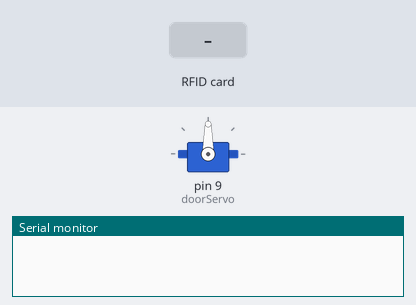
The sketch below on a simulated Arduino Uno, built with avr-gcc and run on an emulated ATmega328P. Parts: servo, the last lines printed to the serial monitor. The inputs (shaded band) are chosen by the test bench.

Above: at 1.2 s.
1.3 s: RFID card 5E 7A 19 C4 held to the reader
At 3.3 s:
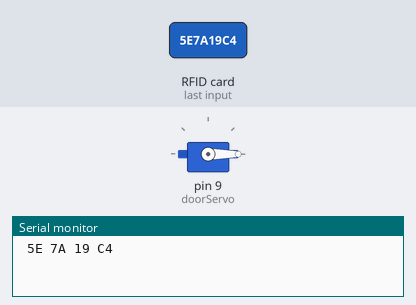
Timing chart, 0 to 4.8 s (numbered marks = the images above; inputs shaded):
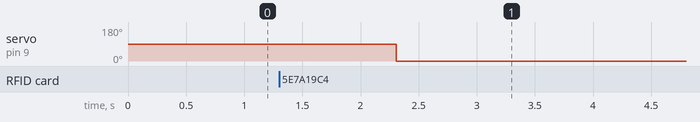

Measured:
- after the input at 1.3 s, servo on pin 9 (doorServo): 90° → 0° after 1.0 s

The sketch:

Main.ino
```cpp
#include <SPI.h>
#include <MFRC522.h>
#include <Servo.h>

#define SS_PIN 10
#define RST_PIN 7

MFRC522 rfid(SS_PIN, RST_PIN); // Instance of the class
MFRC522::MIFARE_Key key;

Servo doorServo; // Create a servo object to control the door

bool doorOpen = false; // Flag to keep track of the door state

void setup() {
  Serial.begin(9600);
  doorServo.attach(9); // Attaches the servo to pin 9
  SPI.begin(); // Init SPI bus
  rfid.PCD_Init(); // Init RC522
}

void loop() {
  // Reset the loop if no new card present on the sensor/reader. This saves the entire process when idle.
  if (!rfid.PICC_IsNewCardPresent())
    return;

  // Verify if the NUID has been read
  if (!rfid.PICC_ReadCardSerial())
    return;

  MFRC522::PICC_Type piccType = rfid.PICC_GetType(rfid.uid.sak);

  printHex(rfid.uid.uidByte, rfid.uid.size);
  Serial.println("");

  // Open the door if it's closed
  if (!doorOpen) {
    openDoor();
    delay(1000); // Wait for 2 seconds
    closeDoor();
  }

  rfid.PICC_HaltA(); // Halt PICC
}

void openDoor() {
  doorServo.write(90); // Rotate servo to open position (adjust this angle as per your servo and door mechanism)
  doorOpen = true;
}

void closeDoor() {
  doorServo.write(0); // Rotate servo to closed position (adjust this angle as per your servo and door mechanism)
  doorOpen = false;
}

// Routine to dump a byte array as hex values to Serial.
void printHex(byte *buffer, byte bufferSize) {
  for (byte i = 0; i < bufferSize; i++) {
    Serial.print(buffer[i] < 0x10 ? " 0" : " ");
    Serial.print(buffer[i], HEX);
  }
}
```
